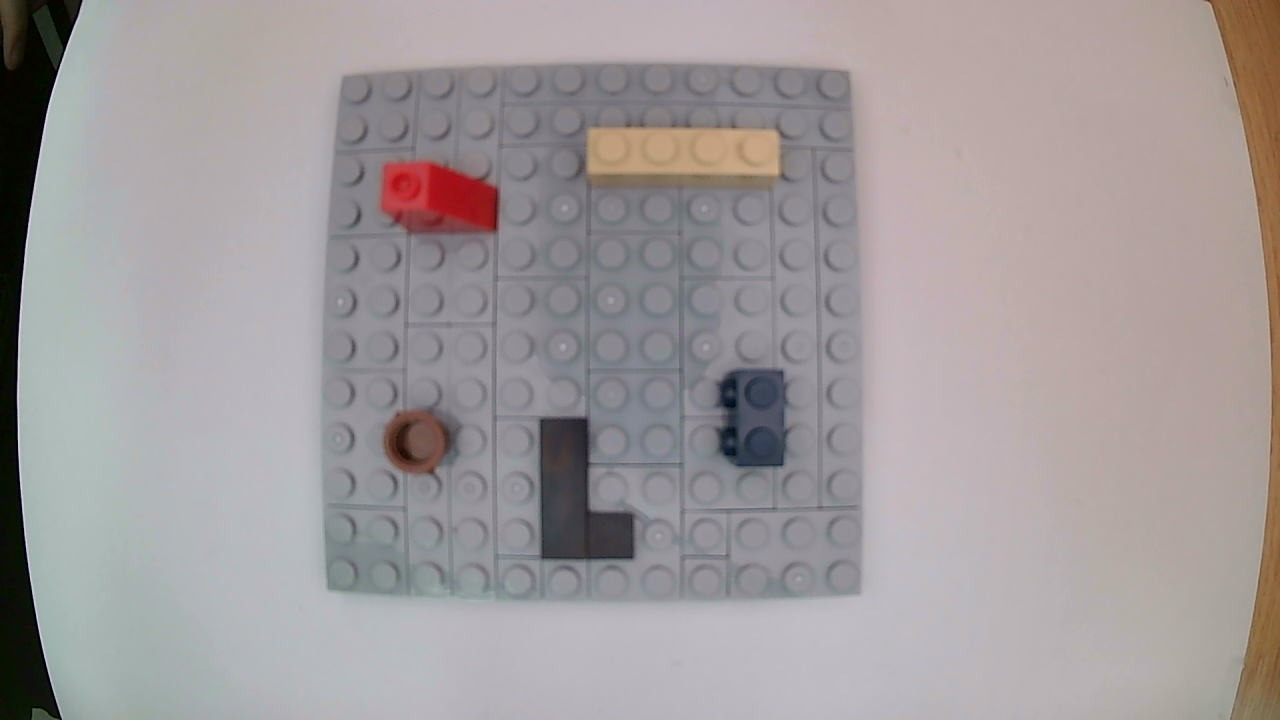
#> input picture dataset/images/all_correct/all_correct_001.jpg, 1280 x 720 px
$ python -i board_crop.py   (imports and definitions only)
#> lines starting #> are read from the running program, lines starting #| are printed output that depends on the picture; after the words box and inside, x2 and y2 are one past the last pixel; in counts of white or black regions, pixels touching at a corner belong together
"""阶段一：检测灰色底板并透视校正为 800×800。"""

import cv2
import numpy as np

from config import (
    ALLOW_MIN_AREA_RECT_FALLBACK, BOARD_CLOSE_KERNEL, BOARD_HSV_LOWER,
    BOARD_HSV_UPPER, BOARD_MAX_AREA_RATIO, BOARD_MAX_ASPECT_RATIO,
    BOARD_MIN_AREA_RATIO, BOARD_MIN_ASPECT_RATIO, BOARD_MIN_RECTANGULARITY,
    BOARD_OPEN_KERNEL, BOARD_POLYGON_EPSILON_RATIO, OUTPUT_HEIGHT, OUTPUT_WIDTH,
)


def make_odd(value):
    return max(1, int(value) // 2 * 2 + 1)


def make_board_mask(image):
    """输入原图，输出灰色底板候选掩膜。"""
    hsv = cv2.cvtColor(image, cv2.COLOR_BGR2HSV)
    mask = cv2.inRange(hsv, np.array(BOARD_HSV_LOWER), np.array(BOARD_HSV_UPPER))
    open_kernel = cv2.getStructuringElement(cv2.MORPH_ELLIPSE, (make_odd(BOARD_OPEN_KERNEL),) * 2)
    close_kernel = cv2.getStructuringElement(cv2.MORPH_ELLIPSE, (make_odd(BOARD_CLOSE_KERNEL),) * 2)
    mask = cv2.morphologyEx(mask, cv2.MORPH_OPEN, open_kernel)
    return cv2.morphologyEx(mask, cv2.MORPH_CLOSE, close_kernel)


def order_corners(points):
    """把四个点排序为左上、右上、右下、左下。"""
    points = np.asarray(points, dtype=np.float32).reshape(4, 2)
    point_sum = points.sum(axis=1)
    point_diff = np.diff(points, axis=1).reshape(-1)
    return np.array([
        points[np.argmin(point_sum)], points[np.argmin(point_diff)],
        points[np.argmax(point_sum)], points[np.argmax(point_diff)],
    ], dtype=np.float32)


def score_contour(contour, corners, image):
    """综合面积、方形程度、矩形度和中心位置评分。"""
    height, width = image.shape[:2]
    area = cv2.contourArea(contour)
    area_ratio = area / (height * width)
    if not BOARD_MIN_AREA_RATIO <= area_ratio <= BOARD_MAX_AREA_RATIO:
        return None
    rectangle = cv2.minAreaRect(contour)
    rect_width, rect_height = rectangle[1]
    if min(rect_width, rect_height) < 2:
        return None
    aspect_ratio = max(rect_width, rect_height) / min(rect_width, rect_height)
    if not BOARD_MIN_ASPECT_RATIO <= 1 / aspect_ratio <= BOARD_MAX_ASPECT_RATIO:
        return None
    rectangularity = area / max(rect_width * rect_height, 1)
    if rectangularity < BOARD_MIN_RECTANGULARITY:
        return None
    center = corners.mean(axis=0)
    image_center = np.array([width / 2, height / 2])
    center_score = max(0, 1 - np.linalg.norm(center - image_center) / np.hypot(width, height))
    square_score = max(0, 1 - abs(aspect_ratio - 1))
    return area_ratio * 0.35 + rectangularity * 0.35 + square_score * 0.20 + center_score * 0.10


def find_board_contour(mask, image):
    """从候选掩膜中选择可信的底板轮廓，不直接选最大轮廓。"""
    contours, _ = cv2.findContours(mask, cv2.RETR_EXTERNAL, cv2.CHAIN_APPROX_SIMPLE)
    best = None
    for contour in contours:
        perimeter = cv2.arcLength(contour, True)
        polygon = cv2.approxPolyDP(contour, BOARD_POLYGON_EPSILON_RATIO * perimeter, True)
        if len(polygon) == 4 and cv2.isContourConvex(polygon):
            corners = order_corners(polygon.reshape(4, 2))
            score = score_contour(contour, corners, image)
            if score is not None and (best is None or score > best["score"]):
                best = {"corners": corners, "score": score, "method": "polygon", "contour": contour}
    if best is None and ALLOW_MIN_AREA_RECT_FALLBACK:
        for contour in contours:
            corners = order_corners(cv2.boxPoints(cv2.minAreaRect(contour)))
            score = score_contour(contour, corners, image)
            if score is not None and (best is None or score > best["score"]):
                best = {"corners": corners, "score": score, "method": "min_area_rect", "contour": contour}
    return best


def detect_board_corners(image):
    """返回 success, corners, message。失败时不生成伪造角点。"""
    mask = make_board_mask(image)
    result = find_board_contour(mask, image)
    if result is None:
        return False, None, "没有找到可靠底板四角"
    return True, result["corners"], result


def rectify_board(image, corners):
    """把四角透视变换为固定 800×800 底板图。"""
    target = np.array([[0, 0], [OUTPUT_WIDTH - 1, 0], [OUTPUT_WIDTH - 1, OUTPUT_HEIGHT - 1], [0, OUTPUT_HEIGHT - 1]], dtype=np.float32)
    matrix = cv2.getPerspectiveTransform(corners, target)
    return cv2.warpPerspective(image, matrix, (OUTPUT_WIDTH, OUTPUT_HEIGHT), borderMode=cv2.BORDER_REPLICATE)


def process_board_image(image):
    """阶段一入口：返回 success、裁切图和普通信息字典。"""
    success, corners, result = detect_board_corners(image)
    if not success:
        return False, None, {"status": "failed", "message": result, "corner_method": "", "board_area_ratio": ""}
    rectified = rectify_board(image, corners)
    area_ratio = cv2.contourArea(result["contour"]) / (image.shape[0] * image.shape[1])
    return True, rectified, {"status": "success", "message": "", "corner_method": result["method"], "board_area_ratio": area_ratio}

>>> import cv2
>>> picture = cv2.imread('../../dataset/images/all_correct/all_correct_001.jpg')
#> picture is the input picture: shape (720, 1280, 3); mean B, G, R 155.5, 154.4, 160.8
>>> result = process_board_image(picture)
#> in make_board_mask, `mask = cv2.inRange(hsv, np.array(BOARD_HSV_LOWER), np.array(BOARD_HSV_..`:
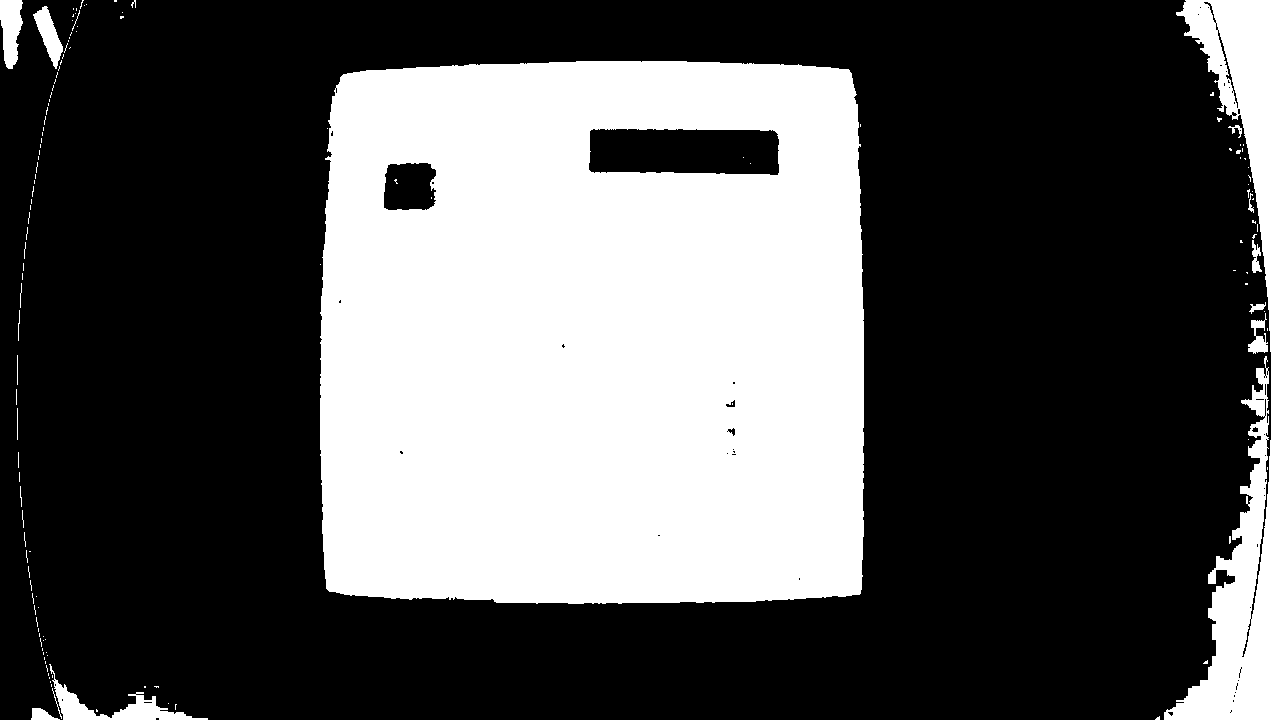
#> mask: shape (720, 1280); 34.1% white; 139 white regions (120 under 20 px), largest, box (x1, y1, x2, y2) and area: (320, 61, 864, 604) 277252, (1164, 0, 1280, 720) 30916, (49, 664, 208, 720) 2012
#> in make_board_mask, `mask = cv2.morphologyEx(mask, cv2.MORPH_OPEN, open_kernel)`:
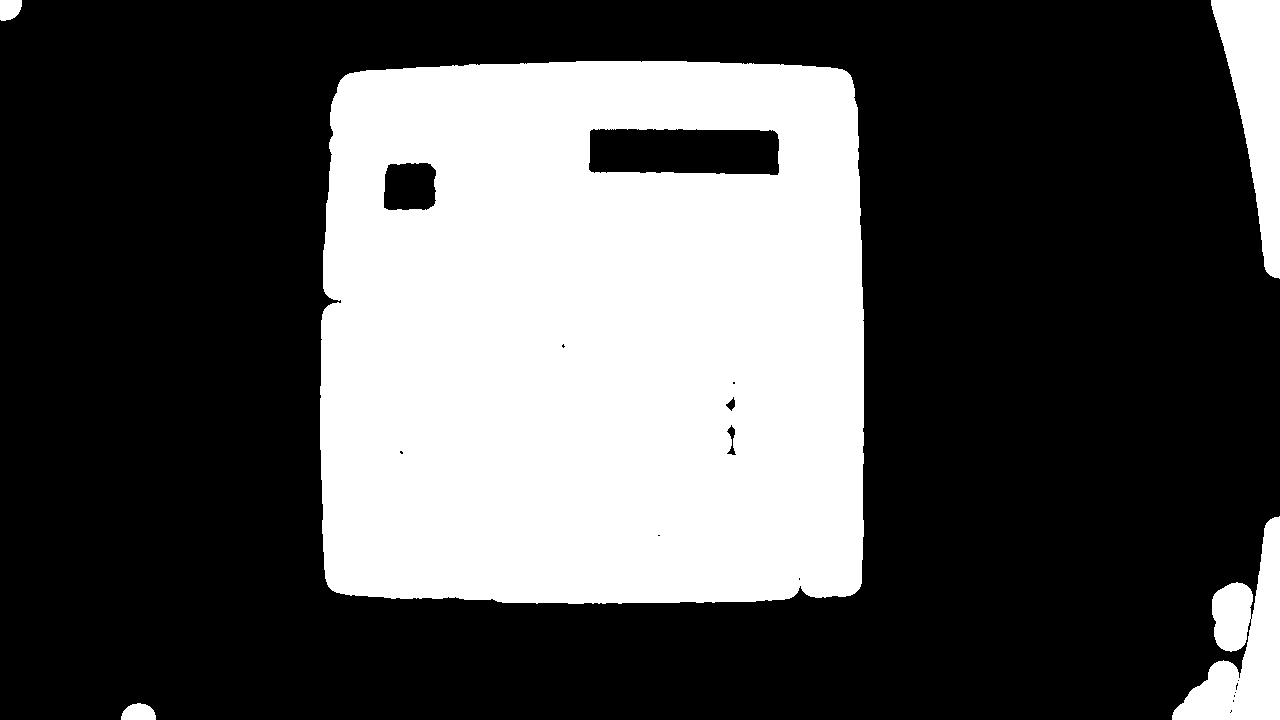
#> mask: shape (720, 1280); 32.4% white; 5 white regions, box (x1, y1, x2, y2) and area: (320, 61, 864, 604) 276480, (1172, 516, 1280, 720) 10725, (1211, 0, 1280, 279) 10304, (121, 703, 156, 720) 469, (0, 0, 22, 21) 390
#> in make_board_mask, `return cv2.morphologyEx(mask, cv2.MORPH_CLOSE, close_kernel)`:
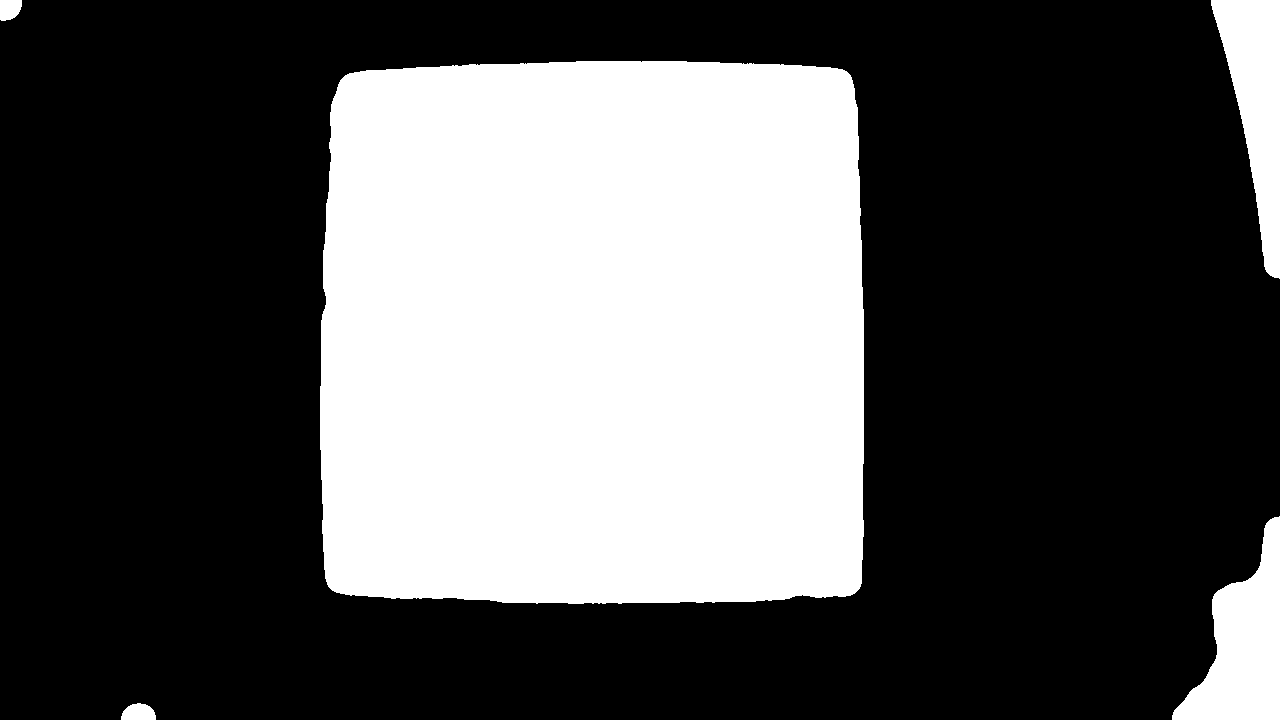
#> returned value: shape (720, 1280); 33.6% white; 5 white regions
#> in find_board_contour, `contours, _ = cv2.findContours(mask, cv2.RETR_EXTERNAL, cv2.CHAIN_APPR..`: contours = 5 contours; box (x1, y1, x2, y2) and area: (320, 61, 864, 604) 286211, (1172, 516, 1280, 720) 11212, (1211, 0, 1280, 279) 9993, (121, 703, 156, 720) 428, (0, 0, 22, 21) 354
#> the loop in find_board_contour, `for contour in contours:` made 5 passes
#> perimeter on passes 1, 2, 5: 88.87, 578.5, 75.56
#> in detect_board_corners, `result = find_board_contour(mask, image)`: result = {'corners': [[345, 75], [850, 75], [854, 593], [328, 586]], 'score': 0.745, 'method': 'polygon', 'contour': contour of 340 points, box (x1, y1, x2, y2) (320, 61, 864, 604), area 286211}
#> in process_board_image, `success, corners, result = detect_board_corners(image)`: success = True; corners = [[345, 75], [850, 75], [854, 593], [328, 586]]
#> in rectify_board, `matrix = cv2.getPerspectiveTransform(corners, target)`: matrix = [[1.63, 0.0541, -565.6], [-2.33e-16, 1.65, -124], [2.64e-05, 8.33e-05, 1]]
#> in rectify_board, `return cv2.warpPerspective(image, matrix, (OUTPUT_WIDTH, OUTPUT_HEIGHT..`:
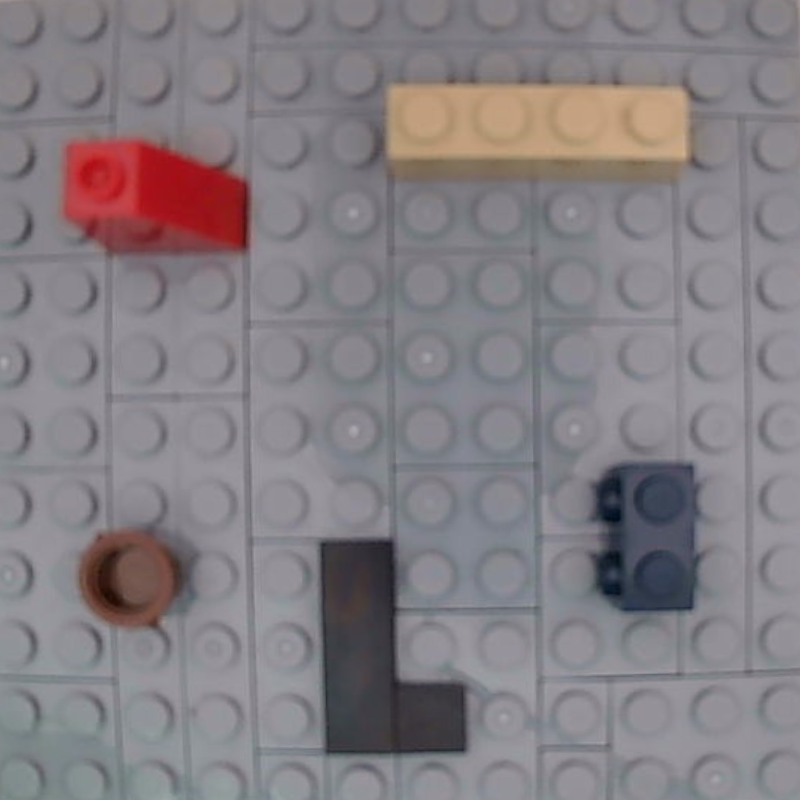
#> returned value: shape (800, 800, 3); mean of channels 0, 1, 2 131, 126.3, 132.3; drawn as B, G, R
#> in process_board_image, `area_ratio = cv2.contourArea(result["contour"]) / (image.shape[0] * im..`: area_ratio = 0.311

$ run again, on dataset/images/all_correct/all_correct_002.jpg
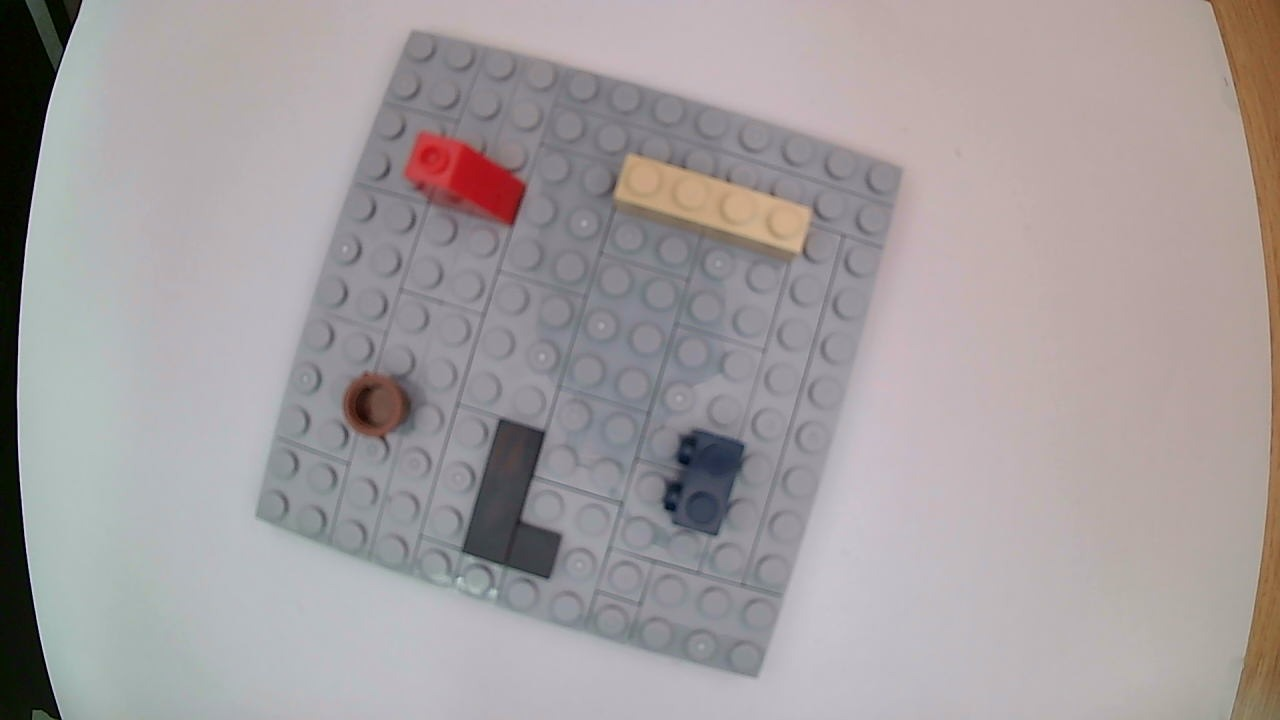
#> input picture dataset/images/all_correct/all_correct_002.jpg, 1280 x 720 px
#> picture is the input picture: shape (720, 1280, 3); mean B, G, R 158.1, 156.9, 163.3
#> hsv: shape (720, 1280, 3); mean H, S, V 94.5, 25.3, 166.9
#> in make_board_mask, `mask = cv2.inRange(hsv, np.array(BOARD_HSV_LOWER), np.array(BOARD_HSV_..`:
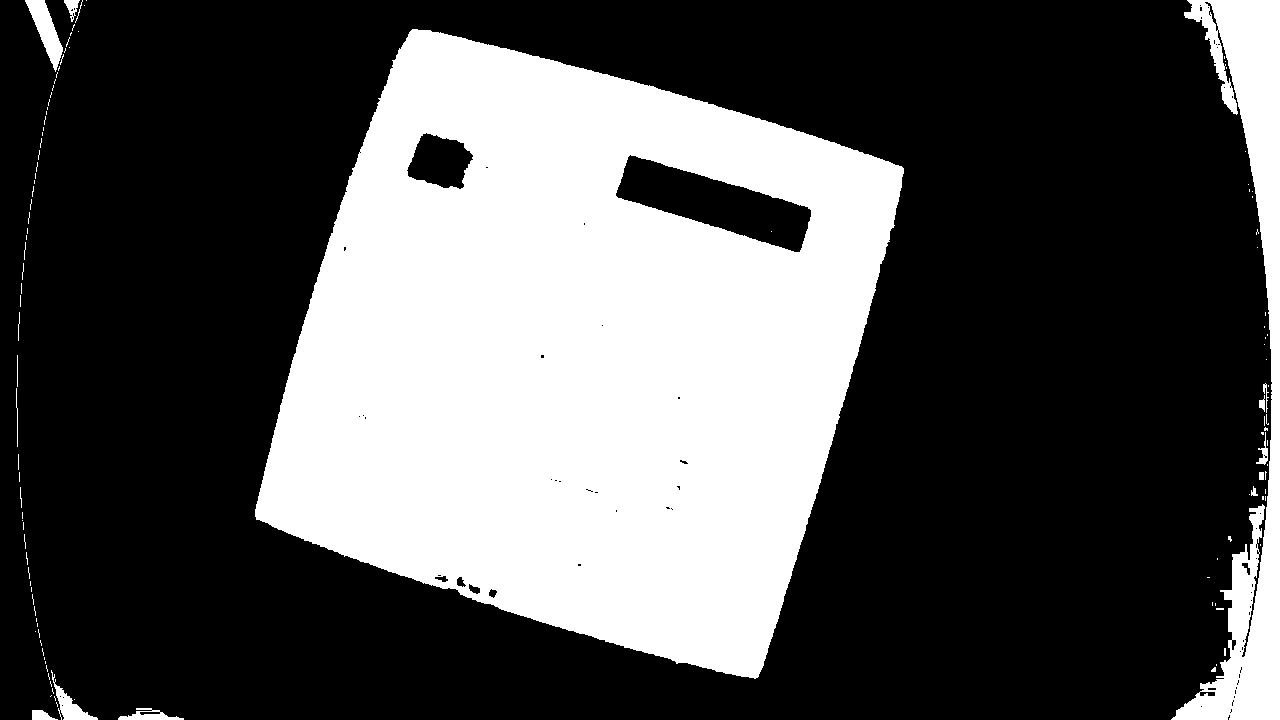
#> mask: shape (720, 1280); 33% white; 118 white regions (101 under 20 px), largest, box (x1, y1, x2, y2) and area: (255, 29, 904, 679) 275765, (1171, 0, 1280, 720) 24964, (25, 0, 63, 72) 1112
#> contours = 3 contours; box (x1, y1, x2, y2) and area: (256, 30, 902, 677) 285098, (1211, 0, 1280, 278) 9953, (1176, 518, 1280, 720) 6629
#> the loop in find_board_contour, `for contour in contours:` made 3 passes
#> perimeter on pass 1: 574.5
#> in detect_board_corners, `result = find_board_contour(mask, image)`: result = {'corners': [[411, 33], [899, 169], [757, 673], [258, 516]], 'score': 0.741, 'method': 'polygon', 'contour': contour of 1164 points, box (x1, y1, x2, y2) (256, 30, 902, 677), area 285098}
#> in process_board_image, `success, corners, result = detect_board_corners(image)`: success = True; corners = [[411, 33], [899, 169], [757, 673], [258, 516]]
#> matrix = [[1.59, 0.503, -669.2], [-0.447, 1.6, 130.7], [4.61e-05, 8.26e-05, 1]]
#> in rectify_board, `return cv2.warpPerspective(image, matrix, (OUTPUT_WIDTH, OUTPUT_HEIGHT..`:
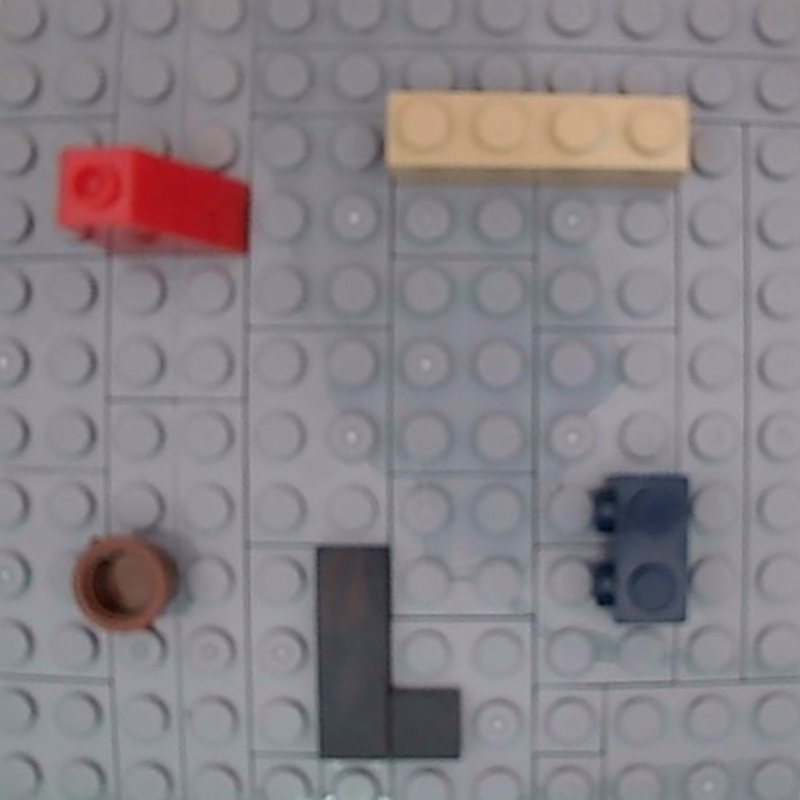
#> returned value: shape (800, 800, 3); mean of channels 0, 1, 2 133.9, 129.1, 135; drawn as B, G, R
#> in process_board_image, `area_ratio = cv2.contourArea(result["contour"]) / (image.shape[0] * im..`: area_ratio = 0.309
